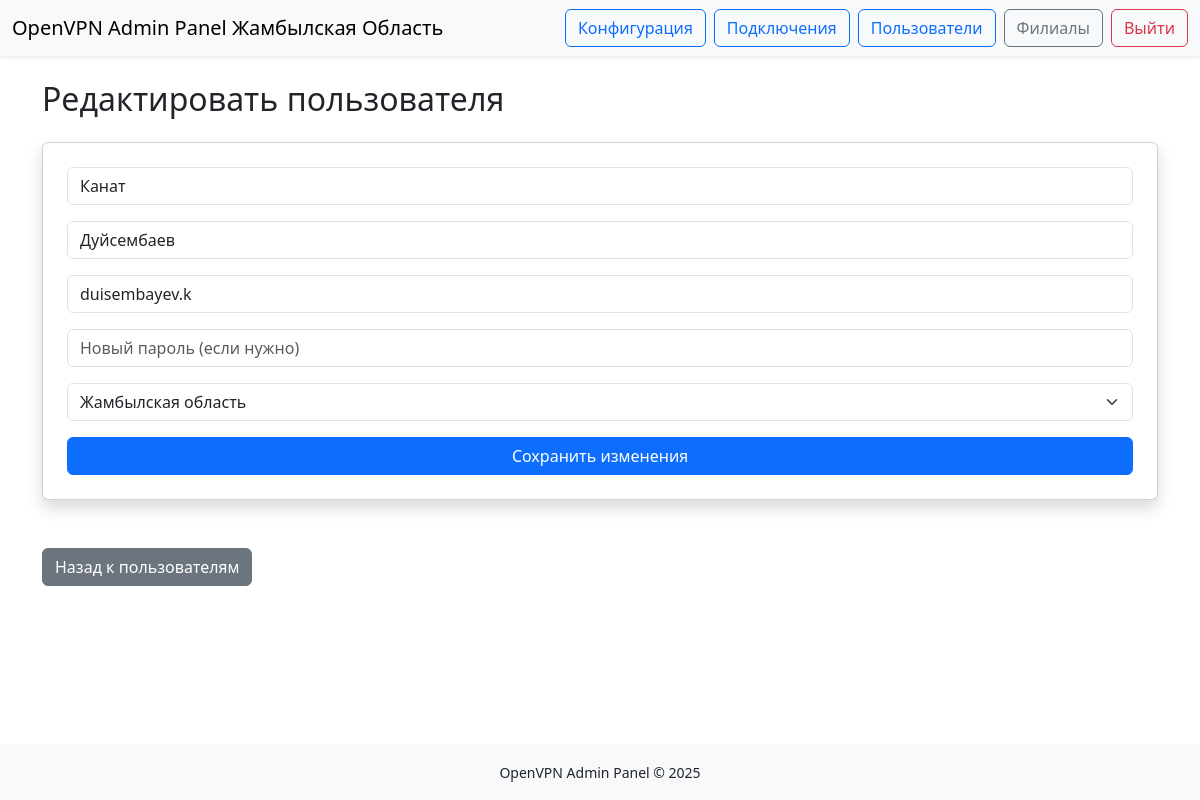
Screenshot of /edit_user/1 (signed in) with the database file from the repository.
### models.py (models this page shows, shortened)
class VPNUser(db.Model):
    id = db.Column(db.Integer, primary_key=True)
    username = db.Column(db.String(150), unique=True, nullable=False)
    password_hash = db.Column(db.String(256), nullable=False)
    first_name = db.Column(db.String(150), nullable=True)
    last_name = db.Column(db.String(150), nullable=True)
    branch_id = db.Column(db.Integer, db.ForeignKey('branch.id'))
    branch = db.relationship('Branch', backref='users')
    is_active = db.Column(db.Boolean, default=True)

class Branch(db.Model):
    id = db.Column(db.Integer, primary_key=True)
    name = db.Column(db.String(100), unique=True, nullable=False)

### app.py (the view, shortened to what this page needs)
    @app.route('/edit_user/<int:user_id>', methods=['GET', 'POST'])
    @login_required
    def edit_user(user_id):
        user = VPNUser.query.get_or_404(user_id)
        branches = Branch.query.all()
        return render_template('edit_user.html', user=user, branches=branches)

### templates/edit_user.html (shortened to what this page needs)
{% extends "base.html" %}
{% block content %}
<h2 class="mb-4">Редактировать пользователя</h2>
<form method="POST" class="card shadow p-4 mb-5">
    <div class="mb-3">
        <input type="text" name="first_name" class="form-control" value="{{ user.first_name }}" placeholder="Имя" required>
    </div>
    <div class="mb-3">
        <input type="text" name="last_name" class="form-control" value="{{ user.last_name }}" placeholder="Фамилия" required>
    </div>
    <div class="mb-3">
        <input type="text" name="username" class="form-control" value="{{ user.username }}" placeholder="Логин" required>
    </div>
    <div class="mb-3">
        <input type="password" name="password" class="form-control" placeholder="Новый пароль (если нужно)">
    </div>
    <div class="mb-3">
        <select name="branch_id" class="form-select">
            {% for branch in branches %}
                <option value="{{ branch.id }}" {% if user.branch_id == branch.id %}selected{% endif %}>{{ branch.name }}</option>
            {% endfor %}
        </select>
    </div>
    <button type="submit" class="btn btn-primary w-100">Сохранить изменения</button>
</form>
<a href="{{ url_for('users') }}" class="btn btn-secondary">Назад к пользователям</a>
{% endblock %}

### rows the page displays
VPNUser: first_name "Канат", last_name "Дуйсембаев", username "duisembayev.k", branch_id "Жамбылская область"

### other values shown
{{ APP_TITLE }} "OpenVPN Admin Panel Жамбылская Область"
